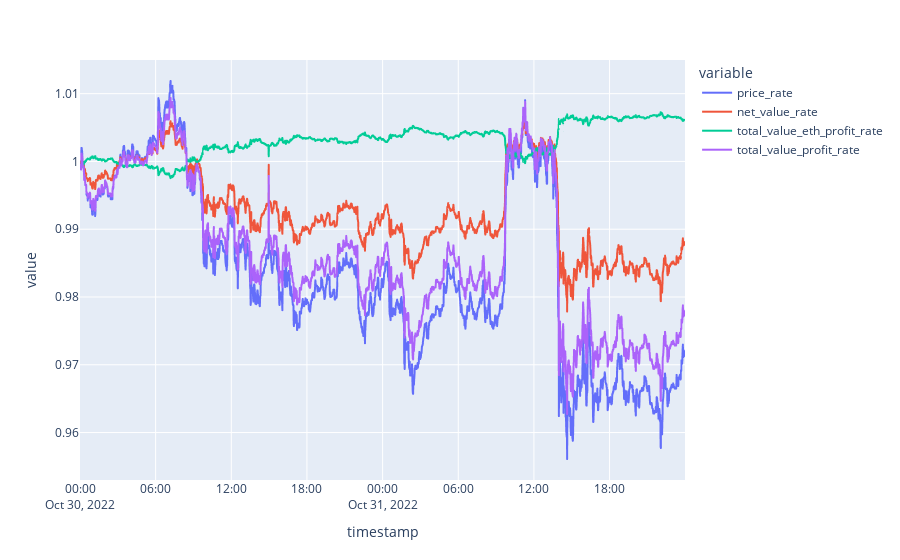

Here is the notebook cell this chart was saved with:
### Code cell
df_merge = generate_dfmerge(instance1)


df_merge[['price_rate','net_value_rate','total_value_eth_profit_rate','total_value_profit_rate']].plot()

### Figure 1 — Plotly figure (JSON) as saved in the notebook; plotly's stock layout.template omitted (floating-point values rounded to 4 significant figures; data arrays with more than 128 entries replaced by an {"elided": "..."} marker saying what was removed)
{"data": [{"hovertemplate": "variable=price_rate<br>timestamp=%{x}<br>value=%{y}<extra></extra>", "legendgroup": "price_rate", "line": {"color": "#636efa", "dash": "solid"}, "marker": {"symbol": "circle"}, "mode": "lines", "name": "price_rate", "showlegend": true, "type": "scattergl", "x": {"elided": "2880 str values"}, "xaxis": "x", "y": {"elided": "2880 float values"}, "yaxis": "y"}, {"hovertemplate": "variable=net_value_rate<br>timestamp=%{x}<br>value=%{y}<extra></extra>", "legendgroup": "net_value_rate", "line": {"color": "#EF553B", "dash": "solid"}, "marker": {"symbol": "circle"}, "mode": "lines", "name": "net_value_rate", "showlegend": true, "type": "scattergl", "x": {"elided": "2880 str values"}, "xaxis": "x", "y": {"elided": "2880 float values"}, "yaxis": "y"}, {"hovertemplate": "variable=total_value_eth_profit_rate<br>timestamp=%{x}<br>value=%{y}<extra></extra>", "legendgroup": "total_value_eth_profit_rate", "line": {"color": "#00cc96", "dash": "solid"}, "marker": {"symbol": "circle"}, "mode": "lines", "name": "total_value_eth_profit_rate", "showlegend": true, "type": "scattergl", "x": {"elided": "2880 str values"}, "xaxis": "x", "y": {"elided": "2880 float values"}, "yaxis": "y"}, {"hovertemplate": "variable=total_value_profit_rate<br>timestamp=%{x}<br>value=%{y}<extra></extra>", "legendgroup": "total_value_profit_rate", "line": {"color": "#ab63fa", "dash": "solid"}, "marker": {"symbol": "circle"}, "mode": "lines", "name": "total_value_profit_rate", "showlegend": true, "type": "scattergl", "x": {"elided": "2880 str values"}, "xaxis": "x", "y": {"elided": "2880 float values"}, "yaxis": "y"}], "layout": {"legend": {"title": {"text": "variable"}, "tracegroupgap": 0}, "margin": {"t": 60}, "xaxis": {"anchor": "y", "domain": [0, 1], "title": {"text": "timestamp"}}, "yaxis": {"anchor": "x", "domain": [0, 1], "title": {"text": "value"}}}}
